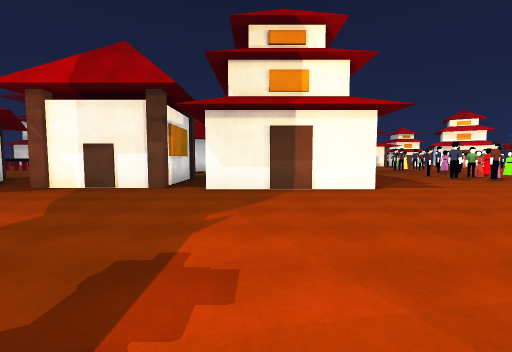
view 1 (above)

24 first-person views from a walk through a scene from a Unity 3-D project. The camera is 1.5 m above the floor, tilts 4° down and sees 90° across. The floor is counted in squares, 2 m on a side. Each view is taken from the middle of a square. On the plan, view 1 faces up. The plan holds only what a view shows up to about 9 squares ahead; the rest is blank. The place goes on beyond the plan. The player character is not drawn. Surface patterns are stand-ins for the level's own textures.

view 2
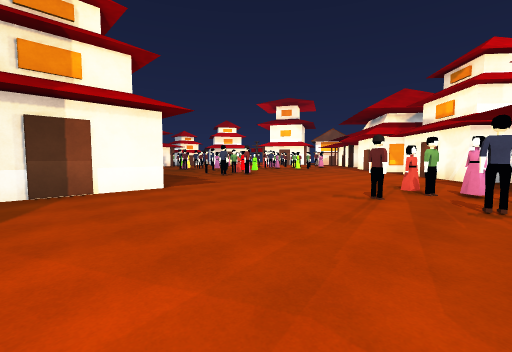

view 3
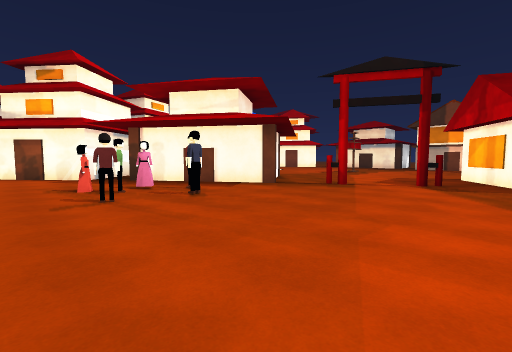

view 4
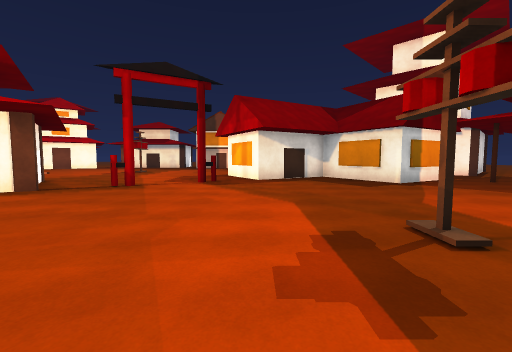

view 5
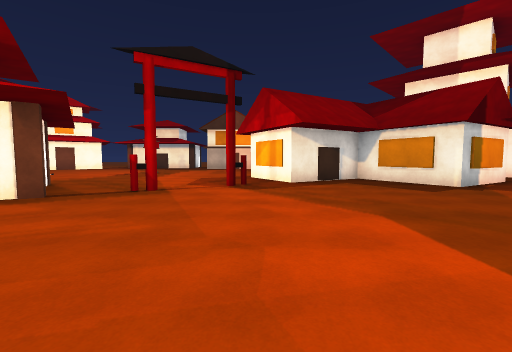

view 6
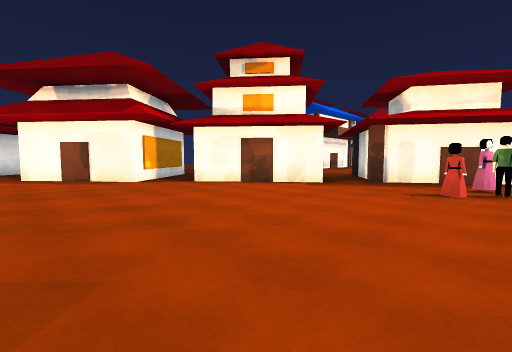

view 7
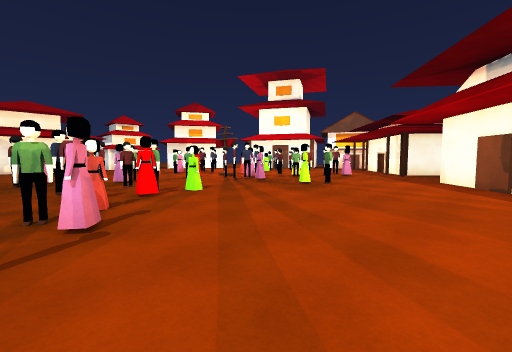

view 8
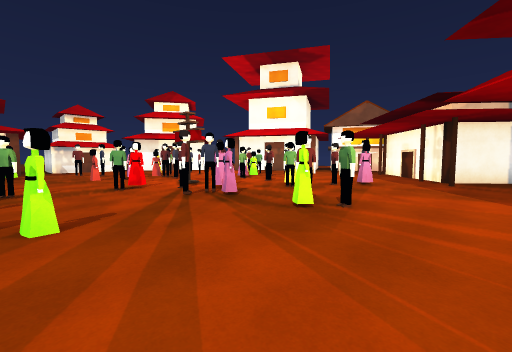

view 9
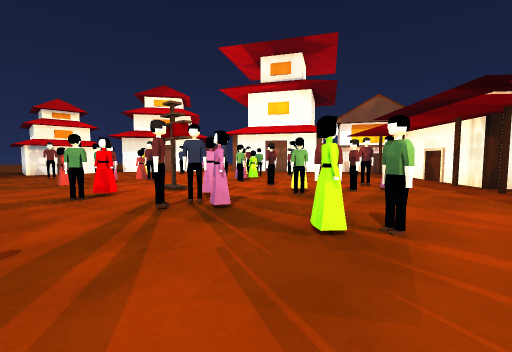

view 10
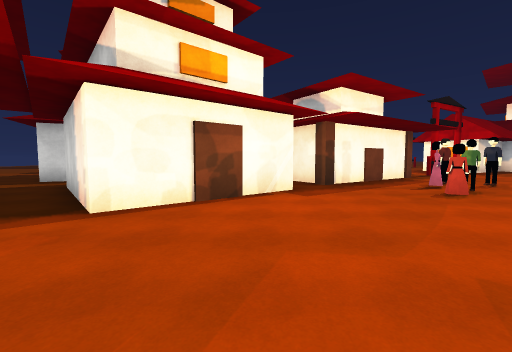

view 11
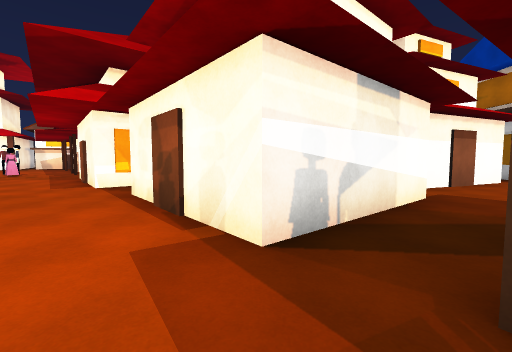

view 12
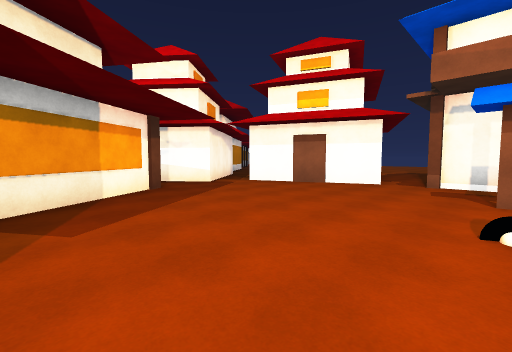

view 13
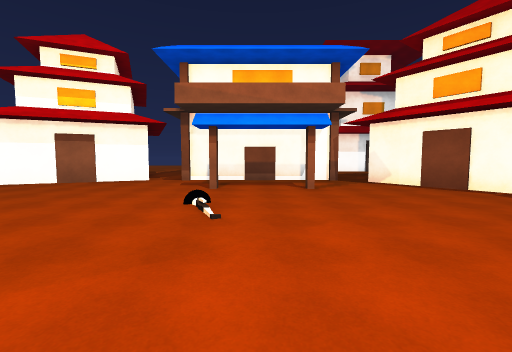

view 14
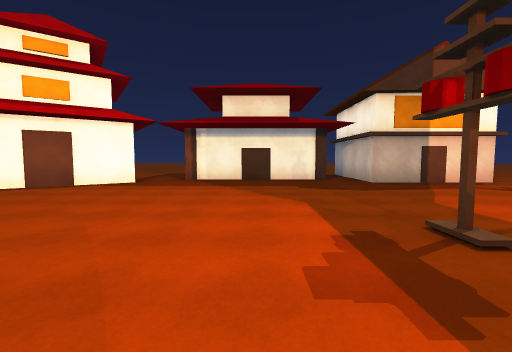

view 15
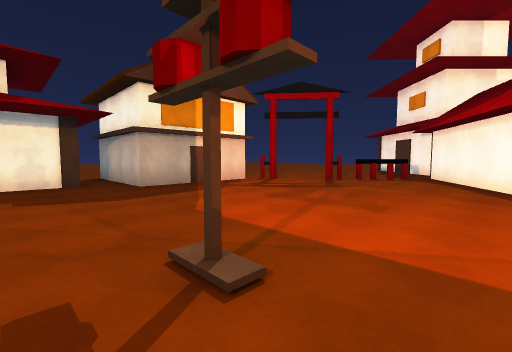

view 16
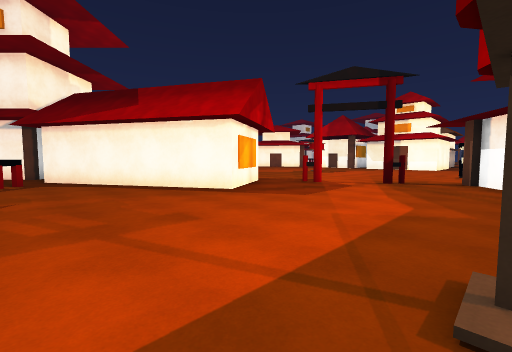

view 17
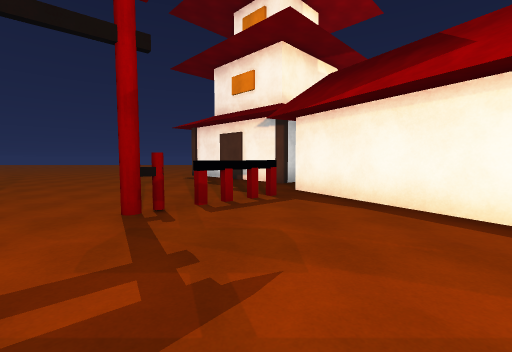

view 18
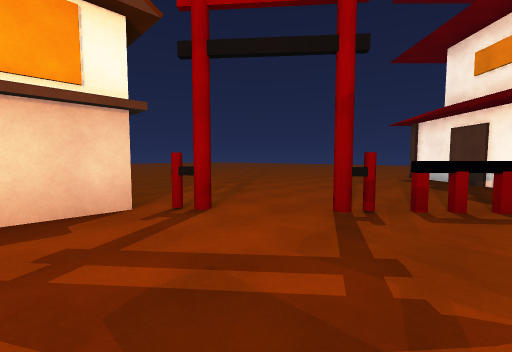

view 19
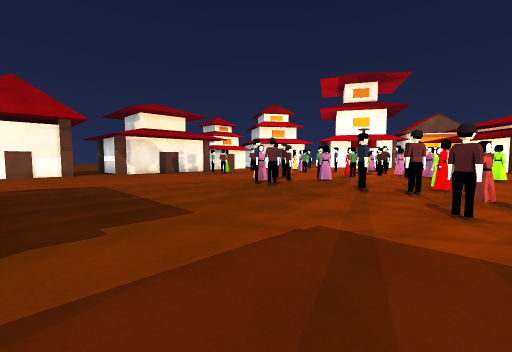

view 20
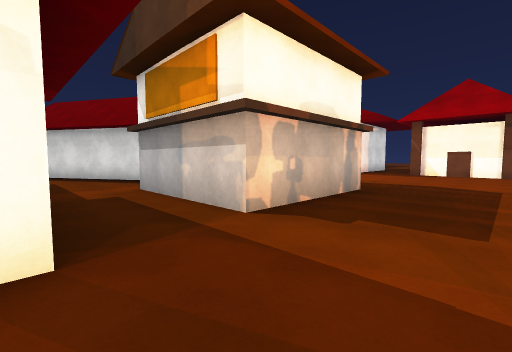

view 21
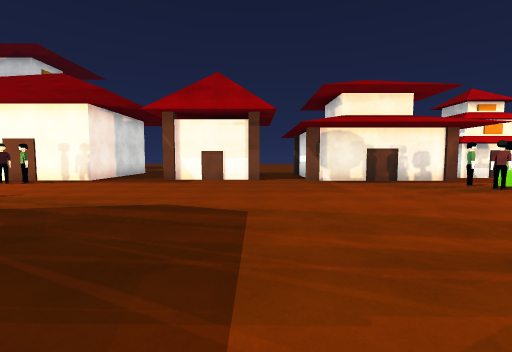

view 22
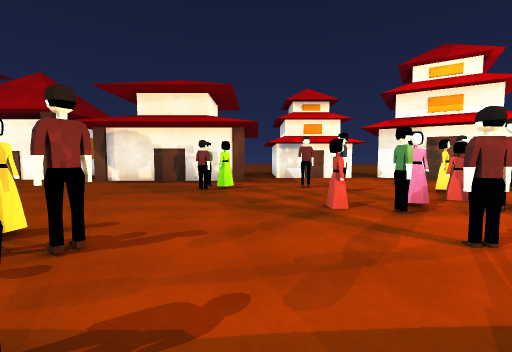

view 23
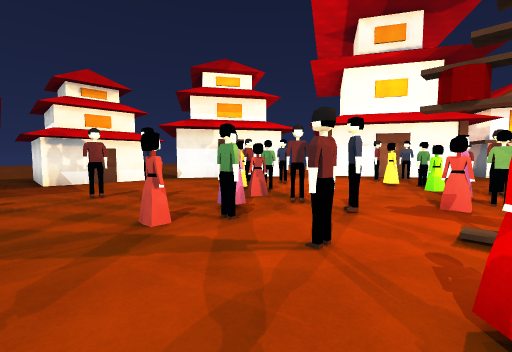

view 24
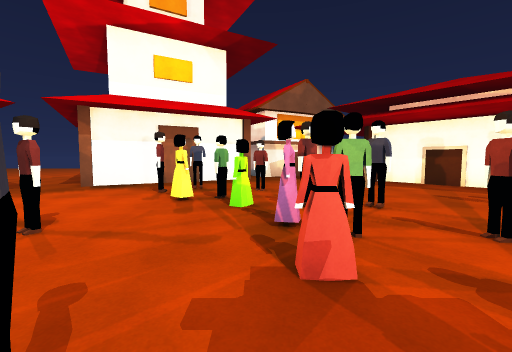

### Floor plan
Key: @ floor where view 1 was taken; # wall or solid block; x gap in a wall; . floor; H house; O other object.
Columns run from 7 left of view 1 to 24 right of it. Each row starts with its distance up from view 1.
 23    ####..HHHH.#####..... HHHH...
 22     .O.................... H....
 21      .............O.O....  ...
 20       ............O..O.OOO...##
 19        ................O......#
 18         .............OOO.O..O.##
 17          ..................O...#
 16          H......OO...O...OO.O...
 15          H.....O.OO..OO.O.O.....
 14          H........O.OO.O..O.
 13   HH..HHHH.......O...OO.O.....
 12  H..............O....O.O..O...#
 11 H...............Ox........O...#
 10       HHHH....OOO....OO.....###
  9     H.HH   ...OOO...........##
  8    HH.HHHH ....O.............#
  7 H.HHH.HHHH..............HH
  6  .......H..............HH
  5   ....................HH
  4    ...................H
  3     ................H..H
  2      .......O.O....HHH..H
  1      O.......O...HHH HH..
  0     ...@....O...H.HHH H...
 -1    ............HH..HH   .H.
 -2   ............HHHH..H  HHH.
 -3  ...........HHH HH...HHH
 -4 ...........O.HHHH.....HH
 -5 #.HH.....O....H.......HHHH
 -6 HHHH...H...............H.
 -7   HHHHHH.................
 -8      HHHH..............##
 -9   HHHHH.............#..#
-10 H  HHH.......O.........#
-11 HH.H................#..#
-12 H...O..................#
-13 .....O..................
-14 ......................H
-15 .......O............HHHH
-16 ........HHHH.......HHHH
-17 ........H  H.#####..HH
-18 ........   H.
-19 ... ....   H.

Where each view was taken, in squares from view 1:
view 1: 0 up, 0 right, facing up
view 2: 0 up, 0 right, facing up-right
view 3: 3 up, 0 right, facing down-right
view 4: 3 up, 0 right, facing down
view 5: 2 up, 1 right, facing down
view 6: 8 up, 6 right, facing down-right
view 7: 6 up, 8 right, facing up-right
view 8: 8 up, 11 right, facing up-right
view 9: 9 up, 12 right, facing up-right
view 10: 7 up, 11 right, facing down
view 11: 1 up, 8 right, facing right
view 12: 9 down, 8 right, facing up-right
view 13: 10 down, 7 right, facing right
view 14: 8 down, 8 right, facing down
view 15: 9 down, 7 right, facing down-left
view 16: 12 down, 6 right, facing up-left
view 17: 12 down, 2 right, facing left
view 18: 12 down, 2 right, facing down-left
view 19: 10 up, 3 right, facing up-right
view 20: 10 up, 5 right, facing up-left
view 21: 14 up, 5 right, facing up
view 22: 14 up, 12 right, facing up
view 23: 15 up, 12 right, facing up-right
view 24: 16 up, 15 right, facing right
